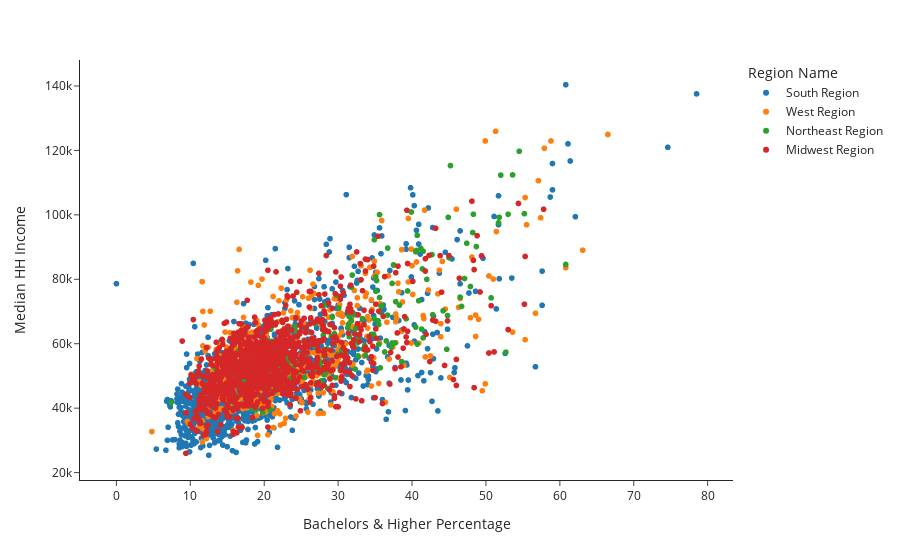

Notebook source saved alongside this figure:
### Markdown cell above
<b> Q1c. Build the same plot as above but adjust the colors and symbol to match the region name. See what happens when you click on the legend entries: </b>

### Code cell
fig = px.scatter(dfEcon, 
                 x = 'bachelors_and_higher_perc',
                 y = 'medianhhincome',
                 template = 'simple_white', 
                hover_name = 'county_name', 
                 color = 'region_name',
                labels = {'bachelors_and_higher_perc':'Bachelors & Higher Percentage',
                          'medianhhincome':'Median HH Income',
                         'region_name':'Region Name'})

fig.show()

### Figure 1 — Plotly figure (JSON) as saved in the notebook; plotly's stock layout.template omitted (floating-point values rounded to 4 significant figures; data arrays with more than 128 entries replaced by an {"elided": "..."} marker saying what was removed)
{"data": [{"hovertemplate": "<b>%{hovertext}</b><br><br>Region Name=South Region<br>Bachelors & Higher Percentage=%{x}<br>Median HH Income=%{y}<extra></extra>", "hovertext": {"elided": "1423 str values"}, "legendgroup": "South Region", "marker": {"color": "#1F77B4", "symbol": "circle"}, "mode": "markers", "name": "South Region", "showlegend": true, "type": "scattergl", "x": {"elided": "1423 float values"}, "xaxis": "x", "y": {"elided": "1423 int values"}, "yaxis": "y"}, {"hovertemplate": "<b>%{hovertext}</b><br><br>Region Name=West Region<br>Bachelors & Higher Percentage=%{x}<br>Median HH Income=%{y}<extra></extra>", "hovertext": {"elided": "451 str values"}, "legendgroup": "West Region", "marker": {"color": "#FF7F0E", "symbol": "circle"}, "mode": "markers", "name": "West Region", "showlegend": true, "type": "scattergl", "x": {"elided": "451 float values"}, "xaxis": "x", "y": {"elided": "451 int values"}, "yaxis": "y"}, {"hovertemplate": "<b>%{hovertext}</b><br><br>Region Name=Northeast Region<br>Bachelors & Higher Percentage=%{x}<br>Median HH Income=%{y}<extra></extra>", "hovertext": {"elided": "217 str values"}, "legendgroup": "Northeast Region", "marker": {"color": "#2CA02C", "symbol": "circle"}, "mode": "markers", "name": "Northeast Region", "showlegend": true, "type": "scattergl", "x": {"elided": "217 float values"}, "xaxis": "x", "y": {"elided": "217 int values"}, "yaxis": "y"}, {"hovertemplate": "<b>%{hovertext}</b><br><br>Region Name=Midwest Region<br>Bachelors & Higher Percentage=%{x}<br>Median HH Income=%{y}<extra></extra>", "hovertext": {"elided": "1055 str values"}, "legendgroup": "Midwest Region", "marker": {"color": "#D62728", "symbol": "circle"}, "mode": "markers", "name": "Midwest Region", "showlegend": true, "type": "scattergl", "x": {"elided": "1055 float values"}, "xaxis": "x", "y": {"elided": "1055 int values"}, "yaxis": "y"}], "layout": {"autosize": true, "legend": {"title": {"text": "Region Name"}, "tracegroupgap": 0}, "margin": {"t": 60}, "xaxis": {"anchor": "y", "autorange": true, "domain": [0, 1], "range": [-7.768, 86.27], "title": {"text": "Bachelors & Higher Percentage"}, "type": "linear"}, "yaxis": {"anchor": "x", "autorange": true, "domain": [0, 1], "range": [16480.0, 149300.0], "title": {"text": "Median HH Income"}, "type": "linear"}}}
